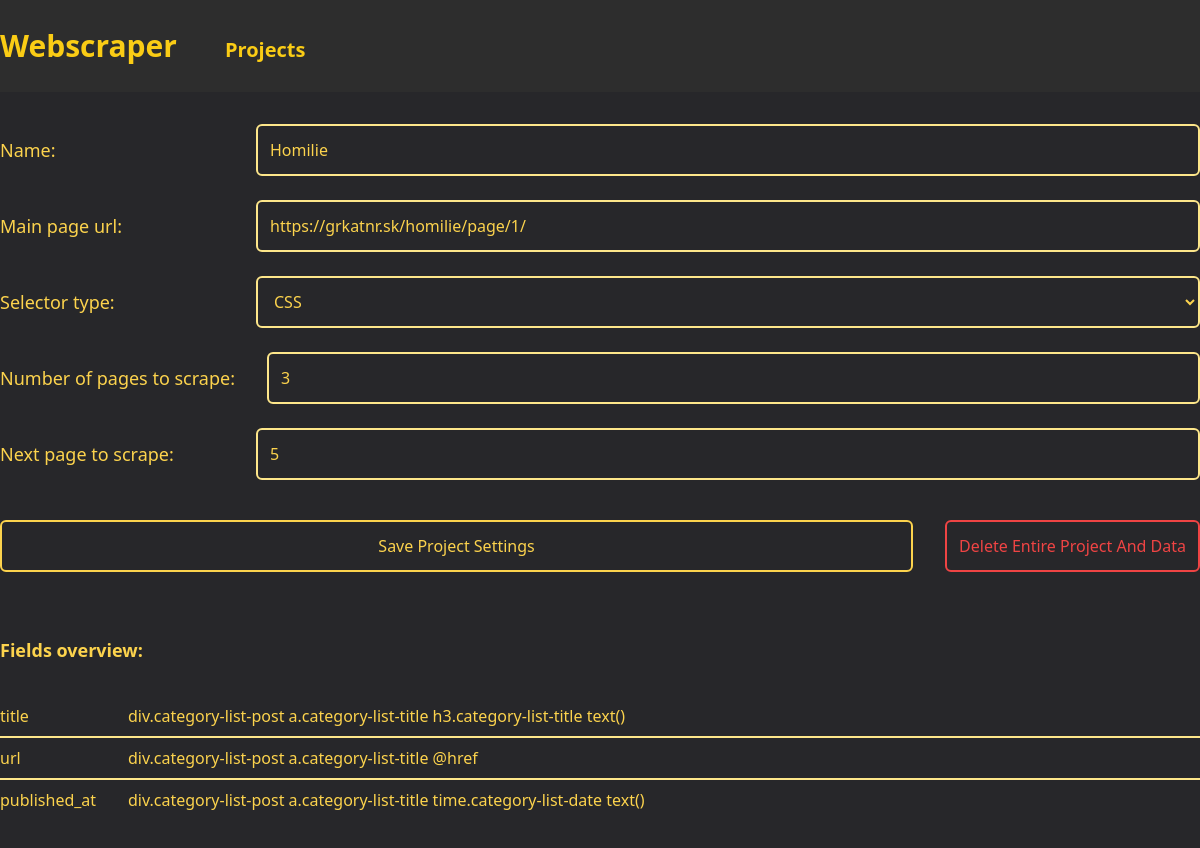
Screenshot of /update-project/3/ with the database file from the repository.
### projects/models.py (models this page shows, shortened)
class Project(models.Model):
    SELECTOR_CHOICES = [
        ("xPath", "xPath"),
        ("CSS", "CSS"),
    ]
    main_page_url = models.CharField(max_length=1023)
    name = models.CharField(max_length=1023, default="", blank=True, null=True)
    number_of_pages_to_scrape = models.IntegerField(default=0)
    next_page_to_scrape = models.IntegerField(default=0)
    selector_type = models.CharField(max_length=10, choices=SELECTOR_CHOICES)
    component_path = models.CharField(max_length=1023, blank=True, null=True)
    fields = models.JSONField(default=default_fields)
    created_at = models.DateTimeField(auto_now_add=True)
    updated_at = models.DateTimeField(auto_now=True)

### projects/views.py (the view, shortened to what this page needs)
class UpdateProjectView(View):
    def get(self, request, project_id):
        project = get_object_or_404(Project, id=project_id)
        form = ProjectForm(instance=project)
        return render(
            request,
            "projects/update_project.html",
            {
                "form": form,
                "project": project,
                "fields": project.fields["fields"],
            },
        )

### projects/templates/projects/update_project.html (shortened to what this page needs)
{% extends 'base.html' %}
{% load static %}
{% block content %}
<form id="project_form" method="POST" action="{% url 'projects:update_project' project.id %}" class="flex flex-col gap-6">
    {% for field in form %}
        <div class="flex flex-row items-center align-middle w-full gap-8">
            <div class="text-lg text-amber-300 font-medium min-w-56 w-fit align-middle">
                {{ field.label_tag }}
            </div>
            <div class="flex-grow">
                {{ field }}
            </div>
        </div>
    {% endfor %}
</form>
<div class="flex gap-8 mt-10">
    <button type="submit" form="project_form" class="py-3 w-full items-center text-center text-amber-300 border-2 border-amber-300  hover:bg-amber-300 hover:text-zinc-800 rounded-md font-medium">
        Save Project Settings
    </button>
    <form action="{% url 'projects:delete_project' project.id %}" method="POST">
        <button
            type="submit"
            class="px-3 py-3 w-fit items-center text-center text-red-500 border-2 border-red-500 hover:bg-red-500 hover:text-zinc-800 rounded-md font-medium text-nowrap"
        >
            Delete Entire Project And Data
        </button>
    </form>
</div>
<div class="flex text-lg font-bold text-amber-300 w-full mt-16 mb-8">
    Fields overview:
</div>
<div class="w-full flex flex-col divide-y-2 divide-amber-200">
    {% if fields.items %}
        {% for field in fields.values %}
            <div class="flex flex-row w-full shrink-0 py-2">
                <div
                    class="min-w-32 items-center text-left text-amber-300 font-medium"
                >
                    {{ field.name }}
                </div>
                <div class="flex gap-4 text-amber-300 font-normal items-center text-wrap">
                    {{field.selector}}
                    {{field.attribute}}
                </div>
            </div>
        {% endfor %}
    {% else %}
            <div class="flex font-medium text-lg text-amber-300">
                No saved fields
            </div>
    {% endif %}
    </div>
</div>
{% endblock %}

### rows the page displays
Project: form "Homilie" "https://grkatnr.sk/homilie/page/1/" "CSS" "3" "5"

### other values shown
{{ field.label_tag }} "Name:" "Main page url:" "Selector type:" "Number of pages to scrape:" "Next page to scrape:"
{{ field.name }} "title" "url" "published_at"
{{ field.selector }} "div.category-list-post a.category-list-title h3.category-list-title" "div.category-list-post a.category-list-title" "div.category-list-post a.category-list-title time.category-list-date"
{{ field.attribute }} "text()" "@href" "text()"
